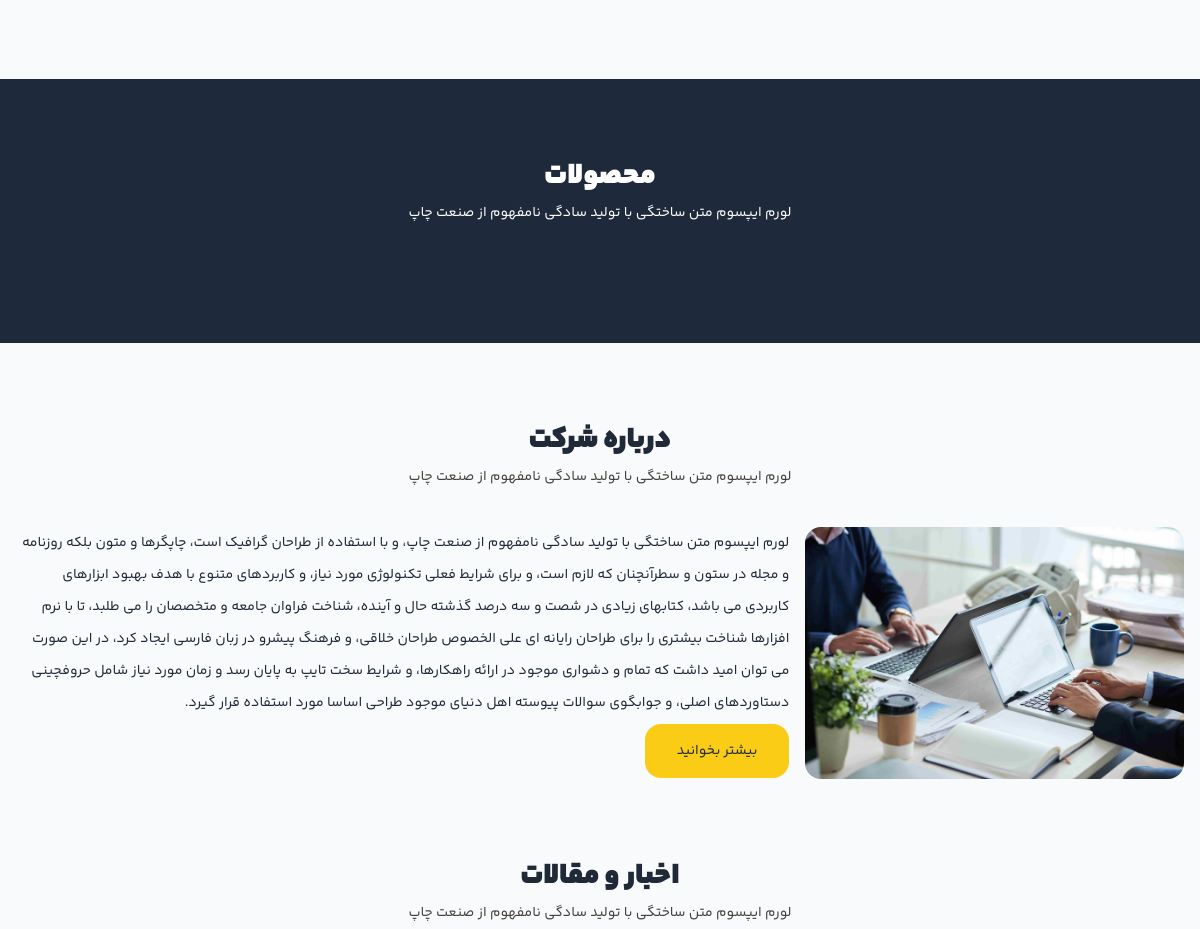
The app's page / (middle part), older data.
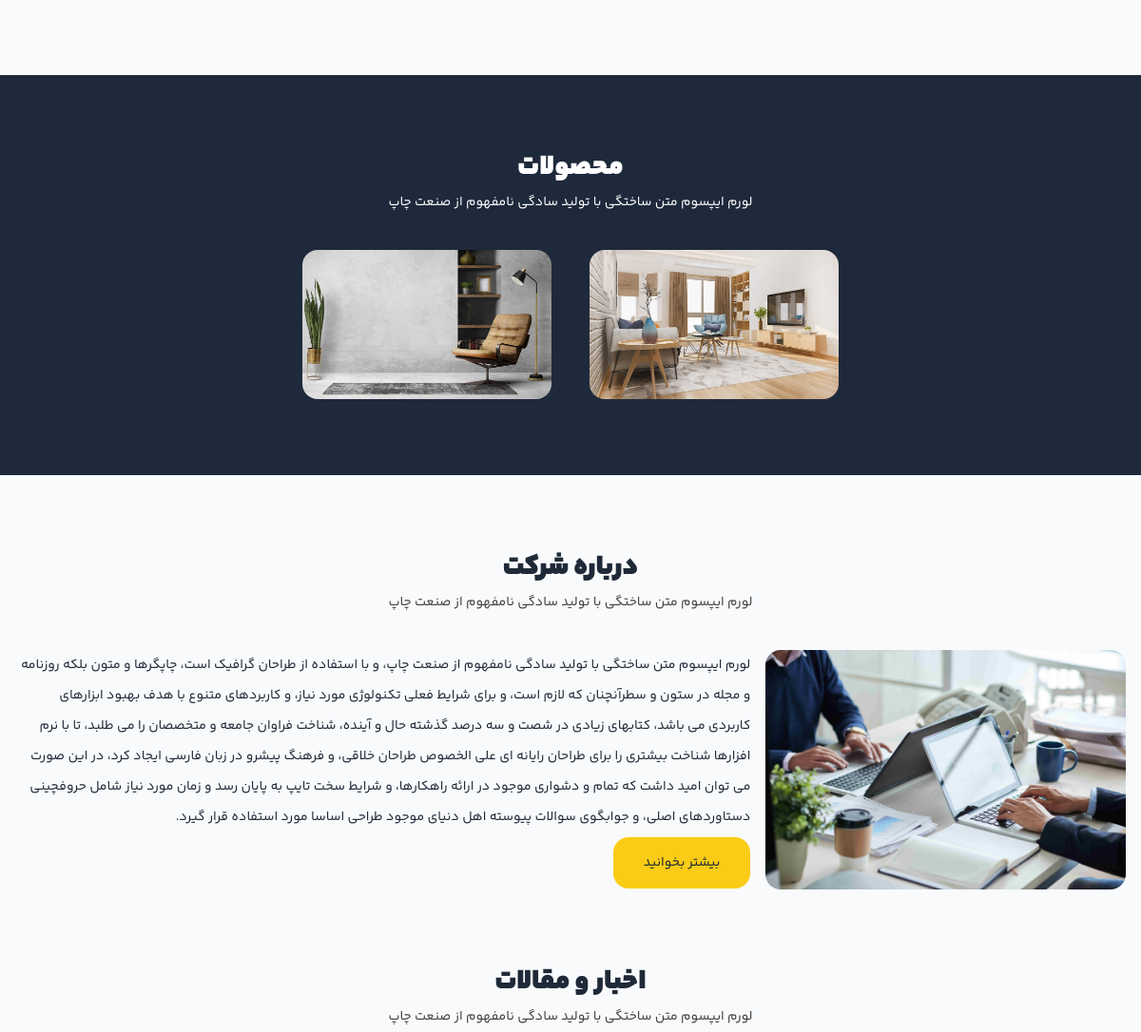
The same page, newer data.
### web/models.py (models this page shows, shortened)
class Product(models.Model):
    name = models.CharField(max_length=100,verbose_name="نام محصول")
    description = models.TextField(verbose_name="توضیحات")
    category = models.ForeignKey('Category',on_delete=models.SET_NULL,null=True,blank=True)
    class Meta:
        verbose_name = "محصول"
        verbose_name_plural = "محصولات"
    def __str__(self):
        return self.name
    @property
    def get_first_image(self):
        images_list = self.product_images.all()
        if images_list.exists():
            return images_list.first().image.url
        return None

class ProductImage(models.Model):
    image = models.ImageField(upload_to='images',help_text='image size must be 1024*614 pixel')
    product = models.ForeignKey(Product,on_delete=models.PROTECT,related_name='product_images')

### web/views.py (the view)
# urls.py: 2. Add a URL to urlpatterns:  path('', views.home, name='home')
def home(request):
    products = Product.objects.all()
    customers = Customer.objects.all()
    print(products)
    context = {'products': products,"customers":customers}
    return render(request, 'home.html', context)

### web/templates/home.html (shortened to what this page needs)
{% load static %}
<!DOCTYPE html>
<html lang="en" dir="rtl">
<head>
    <link rel="stylesheet" href={% static "css/swiper-bundle.min.css" %}>
    <link rel="stylesheet" href={% static "css/style.css" %}>
</head>
<body class="font-YekanBakh-Regular text-sm bg-slate-50">
    <section class="my-20 bg-slate-800 px-4">
        <div class="container mx-auto max-w-screen-2xl">
            <div class="py-20">
                <div class="text-center mb-10">
                    <h2 class="text-3xl text-white font-YekanBakh-ExtraBlack">محصولات</h2>
                    <p class="text-white mt-2">لورم ایپسوم متن ساختگی با تولید سادگی نامفهوم از صنعت چاپ</p>
                </div>
                <div class="swiper project">
                    <div class="swiper-wrapper">
                        {% for product in products %}
                        <div class="swiper-slide text-center group/proj cursor-pointer">
                            <div class="relative overflow-hidden bg-cover bg-no-repeat rounded-2xl">
                                <a href="single-project.html">
                                    <img class="relative" src="{{ product.get_first_image }}" alt="">
                                </a>
                            </div>
                        </div>
                        {% endfor %}
                    </div>
                </div>
            </div>
        </div>
    </section>
    <section class="my-20 px-4">
        <div class="text-center mb-10">
            <h2 class="text-3xl font-YekanBakh-ExtraBlack">درباره شرکت</h2>
            <p class="text-stone-700 mt-2">لورم ایپسوم متن ساختگی با تولید سادگی نامفهوم از صنعت چاپ</p>
        </div>
        <div class="container mx-auto max-w-screen-xl">
            <div class="grid grid-cols-12 gap-4">
                <div class="col-span-12 md:col-span-4">
                    <img class="rounded-2xl" src={% static "images/54.jpg" %} alt="">
                </div>
                <div class="col-span-12 md:col-span-8 leading-8">
                    <p class="mb-4">
                        لورم ایپسوم متن ساختگی با تولید سادگی نامفهوم از صنعت چاپ، و با استفاده از طراحان گرافیک است،
                        چاپگرها و متون بلکه روزنامه و مجله در ستون و سطرآنچنان که لازم است، و برای شرایط فعلی تکنولوژی
                        مورد نیاز، و کاربردهای متنوع با هدف بهبود ابزارهای کاربردی می باشد، کتابهای زیادی در شصت و سه
                        درصد گذشته حال و آینده، شناخت فراوان جامعه و متخصصان را می طلبد، تا با نرم افزارها شناخت بیشتری
                        را برای طراحان رایانه ای علی الخصوص طراحان خلاقی، و فرهنگ پیشرو در زبان فارسی ایجاد کرد، در این
                        صورت می توان امید داشت که تمام و دشواری موجود در ارائه راهکارها، و شرایط سخت تایپ به پایان رسد و
                        زمان مورد نیاز شامل حروفچینی دستاوردهای اصلی، و جوابگوی سوالات پیوسته اهل دنیای موجود طراحی
                        اساسا مورد استفاده قرار گیرد.
                    </p>
                    <a href="about-us.html" class="bg-yellow-400 py-4 px-8 rounded-2xl">بیشتر بخوانید</a>
                </div>
            </div>
        </div>
    </section>
    <section class="my-20 px-4">
        <div class="container mx-auto max-w-screen-xl">
            <div class="text-center mb-10">
                <h2 class="text-3xl font-YekanBakh-ExtraBlack">اخبار و مقالات</h2>
                <p class="text-stone-700 mt-2">لورم ایپسوم متن ساختگی با تولید سادگی نامفهوم از صنعت چاپ</p>
            </div>
        </div>
    </section>
</body>
</html>

### static/css/style.css (style rules this page uses)
html { line-height: 1.5; -webkit-text-size-adjust: 100%; -moz-tab-size: 4; -o-tab-size: 4; tab-size: 4; font-family: ui-sans-serif, system-ui, -apple-system, BlinkMacSystemFont, "Segoe UI", Roboto, "Helvetica Neue", Arial, "Noto Sans", sans-serif, "Apple Color Emoji", "Segoe UI Emoji", "Segoe UI Symbol", "Noto Color Emoji"; font-feature-settings: normal; font-variation-settings: normal; }
body { margin: 0; line-height: inherit; }
h1, h2, h3, h4, h5, h6 { font-size: inherit; font-weight: inherit; }
a { color: inherit; text-decoration: inherit; }
blockquote, dl, dd, h1, h2, h3, h4, h5, h6, hr, figure, p, pre { margin: 0; }
img, svg, video, canvas, audio, iframe, embed, object { display: block; vertical-align: middle; }
img, video { max-width: 100%; height: auto; }
:root, [data-theme] { background-color: hsl(var(--b1) / var(--tw-bg-opacity, 1)); color: hsl(var(--bc) / var(--tw-text-opacity, 1)); }
html { -webkit-tap-highlight-color: transparent; }
:root { color-scheme: light; --pf: 259 94% 44%; --sf: 314 100% 40%; --af: 174 75% 39%; --nf: 214 20% 14%; --in: 198 93% 60%; --su: 158 64% 52%; --wa: 43 96% 56%; --er: 0 91% 71%; --inc: 198 100% 12%; --suc: 158 100% 10%; --wac: 43 100% 11%; --erc: 0 100% 14%; --rounded-box: 1rem; --rounded-btn: 0.5rem; --rounded-badge: 1.9rem; --animation-btn: 0.25s; --animation-input: .2s; --btn-text-case: uppercase; --btn-focus-scale: 0.95; --border-btn: 1px; --tab-border: 1px; --tab-radius: 0.5rem; --p: 259 94% 51%; --pc: 259 96% 91%; --s: 314 100% 47%; --sc: 314 100% 91%; --a: 174 75% 46%; --ac: 174 75% 11%; --n: 214 20% 21%; --nc: 212 19% 87%; --b1: 0 0% 100%; --b2: 0 0% 95%; --b3: 180 2% 90%; --bc: 215 28% 17%; }
.container { width: 100%; }
@media (min-width: 640px) { .container { max-width: 640px; } }
@media (min-width: 768px) { .container { max-width: 768px; } }
@media (min-width: 1024px) { .container { max-width: 1024px; } }
.relative { position: relative; }
.col-span-12 { grid-column: span 12 / span 12; }
.mx-auto { margin-left: auto; margin-right: auto; }
.my-20 { margin-top: 5rem; margin-bottom: 5rem; }
.mb-10 { margin-bottom: 2.5rem; }
.mb-4 { margin-bottom: 1rem; }
.mt-2 { margin-top: 0.5rem; }
.grid { display: grid; }
.max-w-screen-2xl { max-width: 1536px; }
.max-w-screen-xl { max-width: 1280px; }
.cursor-pointer { cursor: pointer; }
.grid-cols-12 { grid-template-columns: repeat(12, minmax(0, 1fr)); }
.gap-4 { gap: 1rem; }
.overflow-hidden { overflow: hidden; }
.rounded-2xl { border-radius: 1rem; }
.bg-slate-50 { --tw-bg-opacity: 1; background-color: rgb(248 250 252 / var(--tw-bg-opacity)); }
.bg-slate-800 { --tw-bg-opacity: 1; background-color: rgb(30 41 59 / var(--tw-bg-opacity)); }
.bg-yellow-400 { --tw-bg-opacity: 1; background-color: rgb(250 204 21 / var(--tw-bg-opacity)); }
.bg-cover { background-size: cover; }
.bg-no-repeat { background-repeat: no-repeat; }
.px-4 { padding-left: 1rem; padding-right: 1rem; }
.px-8 { padding-left: 2rem; padding-right: 2rem; }
.py-20 { padding-top: 5rem; padding-bottom: 5rem; }
.py-4 { padding-top: 1rem; padding-bottom: 1rem; }
.text-center { text-align: center; }
.font-YekanBakh-ExtraBlack { font-family: YekanBakh-ExtraBlack; }
.font-YekanBakh-Regular { font-family: YekanBakh-Regular; }
.text-3xl { font-size: 1.875rem; line-height: 2.25rem; }
.text-sm { font-size: 0.875rem; line-height: 1.25rem; }
.leading-8 { line-height: 2rem; }
.text-stone-700 { --tw-text-opacity: 1; color: rgb(68 64 60 / var(--tw-text-opacity)); }
.text-white { --tw-text-opacity: 1; color: rgb(255 255 255 / var(--tw-text-opacity)); }
@media (min-width: 768px) { .md\:col-span-4 { grid-column: span 4 / span 4; } }
@media (min-width: 768px) { .md\:col-span-8 { grid-column: span 8 / span 8; } }

Row changes from the older to the newer data that the page shows:
added Product: get_first_image (picture)
added Product: get_first_image (picture)
